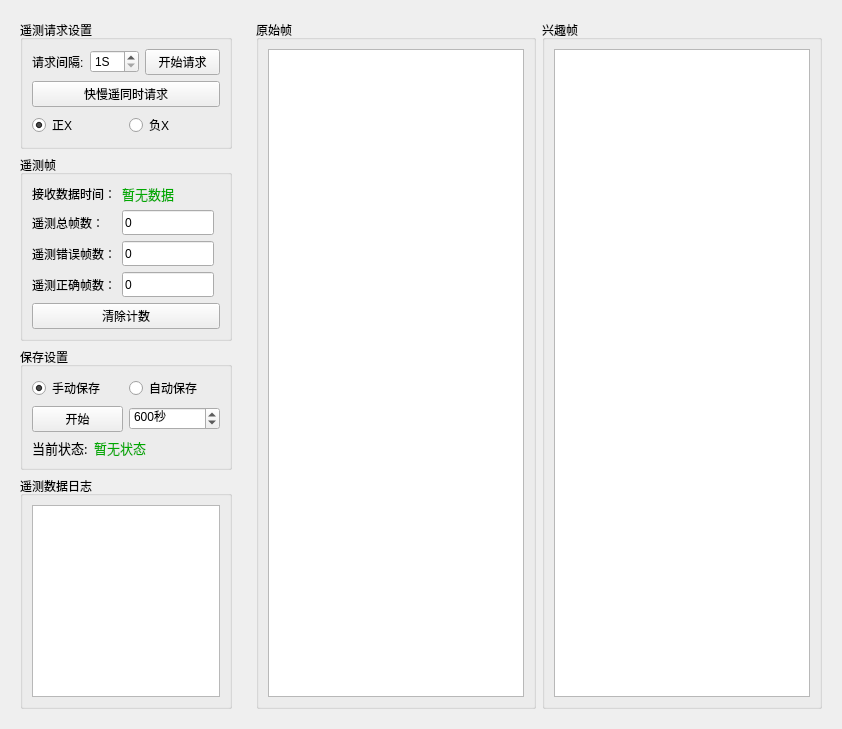
          <widget class="QWidget" name="tab_3">
           <attribute name="title">
            <string>快遥</string>
           </attribute>
           <layout class="QHBoxLayout" name="horizontalLayout_40">
            <item>
             <widget class="QWidget" name="widget_23" native="true">
              <property name="maximumSize">
               <size>
                <width>230</width>
                <height>16777215</height>
               </size>
              </property>
              <layout class="QVBoxLayout" name="verticalLayout_31">
               <item>
                <widget class="QGroupBox" name="groupBox_22">
                 <property name="minimumSize">
                  <size>
                   <width>0</width>
                   <height>0</height>
                  </size>
                 </property>
                 <property name="title">
                  <string>遥测请求设置</string>
                 </property>
                 <layout class="QVBoxLayout" name="verticalLayout_32">
                  <item>
                   <layout class="QHBoxLayout" name="horizontalLayout_30">
                    <item>
                     <widget class="QLabel" name="label_61">
                      <property name="text">
                       <string>请求间隔:</string>
                      </property>
                     </widget>
                    </item>
                    <item>
                     <widget class="QSpinBox" name="sb_request_interval">
                      <property name="suffix">
                       <string>S</string>
                      </property>
                      <property name="minimum">
                       <number>1</number>
                      </property>
                     </widget>
                    </item>
                    <item>
                     <widget class="QPushButton" name="pb_begin_request">
                      <property name="text">
                       <string>开始请求</string>
                      </property>
                     </widget>
                    </item>
                   </layout>
                  </item>
                  <item>
                   <widget class="QPushButton" name="sb_request_all">
                    <property name="text">
                     <string>快慢遥同时请求</string>
                    </property>
                   </widget>
                  </item>
                  <item>
                   <layout class="QHBoxLayout" name="horizontalLayout_49">
                    <item>
                     <widget class="QRadioButton" name="radioButton_A">
                      <property name="text">
                       <string>正X</string>
                      </property>
                      <property name="checked">
                       <bool>true</bool>
                      </property>
                     </widget>
                    </item>
                    <item>
                     <widget class="QRadioButton" name="radioButton_B">
                      <property name="text">
                       <string>负X</string>
                      </property>
                     </widget>
                    </item>
                   </layout>
                  </item>
                 </layout>
                </widget>
               </item>
               <item>
                <widget class="QGroupBox" name="groupBox_23">
                 <property name="minimumSize">
                  <size>
                   <width>200</width>
                   <height>0</height>
                  </size>
                 </property>
                 <property name="title">
                  <string>遥测帧</string>
                 </property>
                 <layout class="QGridLayout" name="gridLayout_5">
                  <item row="0" column="0">
                   <widget class="QLabel" name="label_69">
                    <property name="text">
                     <string>接收数据时间：</string>
                    </property>
                   </widget>
                  </item>
                  <item row="0" column="1" colspan="2">
                   <widget class="QLabel" name="lb_recv_tm_data_time">
                    <property name="font">
                     <font>
                      <family>微软雅黑</family>
                      <pointsize>10</pointsize>
                     </font>
                    </property>
                    <property name="styleSheet">
                     <string notr="true">color: rgb(0, 170, 0);</string>
                    </property>
                    <property name="text">
                     <string>暂无数据</string>
                    </property>
                   </widget>
                  </item>
                  <item row="1" column="0">
                   <widget class="QLabel" name="label_68">
                    <property name="text">
                     <string>遥测总帧数：</string>
                    </property>
                   </widget>
                  </item>
                  <item row="1" column="1">
                   <widget class="QLineEdit" name="le_frame_total_count">
                    <property name="minimumSize">
                     <size>
                      <width>0</width>
                      <height>25</height>
                     </size>
                    </property>
                    <property name="text">
                     <string>0</string>
                    </property>
                   </widget>
                  </item>
                  <item row="2" column="0">
                   <widget class="QLabel" name="label_74">
                    <property name="text">
                     <string>遥测错误帧数：</string>
                    </property>
                   </widget>
                  </item>
                  <item row="2" column="1">
                   <widget class="QLineEdit" name="le_frame_crc_wrong_count">
                    <property name="minimumSize">
                     <size>
                      <width>0</width>
                      <height>25</height>
                     </size>
                    </property>
                    <property name="text">
                     <string>0</string>
                    </property>
                   </widget>
                  </item>
                  <item row="3" column="0">
                   <widget class="QLabel" name="label_81">
                    <property name="text">
                     <string>遥测正确帧数：</string>
                    </property>
                   </widget>
                  </item>
                  <item row="3" column="1">
                   <widget class="QLineEdit" name="le_frame_crc_success_count">
                    <property name="minimumSize">
                     <size>
                      <width>0</width>
                      <height>25</height>
                     </size>
                    </property>
                    <property name="text">
                     <string>0</string>
                    </property>
                   </widget>
                  </item>
                  <item row="4" column="0" colspan="3">
                   <widget class="QPushButton" name="pb_clear_frame_errors">
                    <property name="text">
                     <string>清除计数</string>
                    </property>
                   </widget>
                  </item>
                 </layout>
                </widget>
               </item>
               <item>
                <widget class="QGroupBox" name="groupBox_24">
                 <property name="minimumSize">
                  <size>
                   <width>0</width>
                   <height>100</height>
                  </size>
                 </property>
                 <property name="title">
                  <string>保存设置</string>
                 </property>
                 <layout class="QVBoxLayout" name="verticalLayout_33">
                  <item>
                   <layout class="QHBoxLayout" name="horizontalLayout_37">
                    <item>
                     <widget class="QRadioButton" name="rb_save_data_manual">
                      <property name="text">
                       <string>手动保存</string>
                      </property>
                      <property name="checked">
                       <bool>true</bool>
                      </property>
                     </widget>
                    </item>
                    <item>
                     <widget class="QRadioButton" name="rb_save_data_auto">
                      <property name="text">
                       <string>自动保存</string>
                      </property>
                     </widget>
                    </item>
                   </layout>
                  </item>
                  <item>
                   <layout class="QHBoxLayout" name="horizontalLayout_38">
                    <item>
                     <widget class="QPushButton" name="pb_begin_save_data">
                      <property name="text">
                       <string>开始</string>
                      </property>
                     </widget>
                    </item>
                    <item>
                     <widget class="QSpinBox" name="sb_time">
                      <property name="suffix">
                       <string>秒</string>
                      </property>
                      <property name="maximum">
                       <number>100000</number>
                      </property>
                      <property name="value">
                       <number>600</number>
                      </property>
                     </widget>
                    </item>
                   </layout>
                  </item>
                  <item>
                   <layout class="QHBoxLayout" name="horizontalLayout_39" stretch="0,1">
                    <item>
                     <widget class="QLabel" name="label_62">
                      <property name="font">
                       <font>
                        <family>微软雅黑</family>
                        <pointsize>10</pointsize>
                       </font>
                      </property>
                      <property name="text">
                       <string>当前状态:</string>
                      </property>
                     </widget>
                    </item>
                    <item>
                     <widget class="QLabel" name="lb_status_show">
                      <property name="font">
                       <font>
                        <family>微软雅黑</family>
                        <pointsize>10</pointsize>
                       </font>
                      </property>
                      <property name="styleSheet">
                       <string notr="true">color: rgb(0, 170, 0);</string>
                      </property>
                      <property name="text">
                       <string>暂无状态</string>
                      </property>
                     </widget>
                    </item>
                   </layout>
                  </item>
                 </layout>
                </widget>
               </item>
               <item>
                <widget class="QGroupBox" name="groupBox_25">
                 <property name="maximumSize">
                  <size>
                   <width>16666</width>
                   <height>16777215</height>
                  </size>
                 </property>
                 <property name="title">
                  <string>遥测数据日志</string>
                 </property>
                 <layout class="QVBoxLayout" name="verticalLayout_34">
                  <item>
                   <widget class="QTextEdit" name="te_tm_info">
                    <property name="html">
                     <string>&lt;!DOCTYPE HTML PUBLIC &quot;-//W3C//DTD HTML 4.0//EN&quot; &quot;http://www.w3.org/TR/REC-html40/strict.dtd&quot;&gt;
&lt;html&gt;&lt;head&gt;&lt;meta name=&quot;qrichtext&quot; content=&quot;1&quot; /&gt;&lt;style type=&quot;text/css&quot;&gt;
p, li { white-space: pre-wrap; }
&lt;/style&gt;&lt;/head&gt;&lt;body style=&quot; font-family:'SimSun'; font-size:9pt; font-weight:400; font-style:normal;&quot;&gt;
&lt;p style=&quot;-qt-paragraph-type:empty; margin-top:0px; margin-bottom:0px; margin-left:0px; margin-right:0px; -qt-block-indent:0; text-indent:0px;&quot;&gt;&lt;br /&gt;&lt;/p&gt;&lt;/body&gt;&lt;/html&gt;</string>
                    </property>
                   </widget>
                  </item>
                 </layout>
                </widget>
               </item>
              </layout>
             </widget>
            </item>
            <item>
             <widget class="QWidget" name="widget_22" native="true">
              <layout class="QHBoxLayout" name="horizontalLayout_14">
               <item>
                <widget class="QGroupBox" name="groupBox_20">
                 <property name="title">
                  <string>原始帧</string>
                 </property>
                 <layout class="QVBoxLayout" name="verticalLayout_29">
                  <item>
                   <widget class="QTableView" name="tableView"/>
                  </item>
                 </layout>
                </widget>
               </item>
               <item>
                <widget class="QGroupBox" name="groupBox_21">
                 <property name="title">
                  <string>兴趣帧</string>
                 </property>
                 <layout class="QVBoxLayout" name="verticalLayout_30">
                  <item>
                   <widget class="QTableView" name="tableView_2"/>
                  </item>
                 </layout>
                </widget>
               </item>
              </layout>
             </widget>
            </item>
           </layout>
          </widget>
